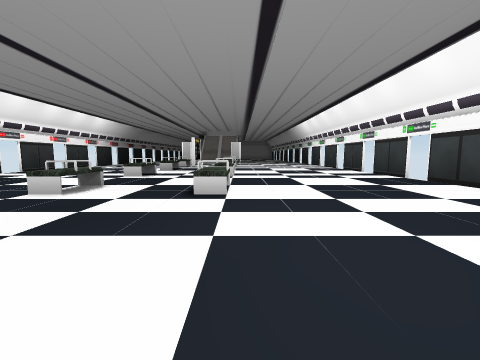
view 1 (above)

16 first-person views from a walk through a 3-D level made in the Unity game engine. The camera is 1.2 m above the floor, tilts 6° down and sees 90° across. The floor is counted in squares, 2 m on a side. Each view is taken from the middle of a square. On the plan, view 1 faces up. The plan holds only what a view shows up to about 9 squares ahead; the rest is blank. The place goes on beyond the plan. The player character is not drawn. Door leaves are left out, so doorways stand open. Some surface patterns are stand-ins.

view 2
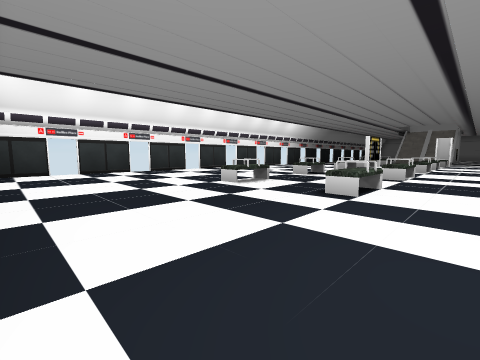

view 3
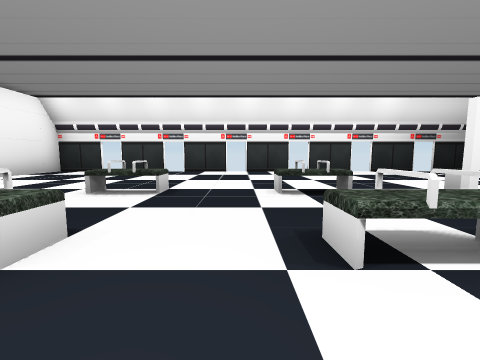

view 4
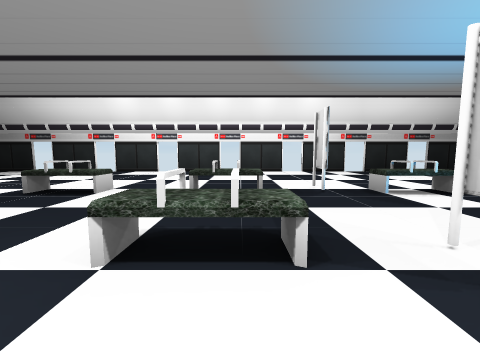

view 5
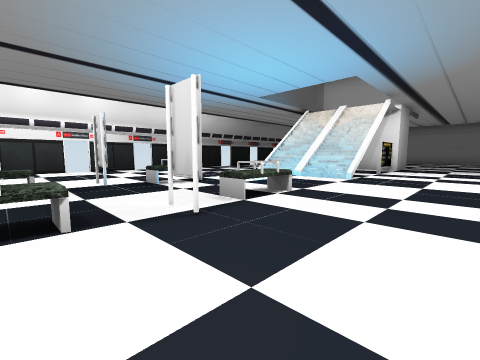

view 6
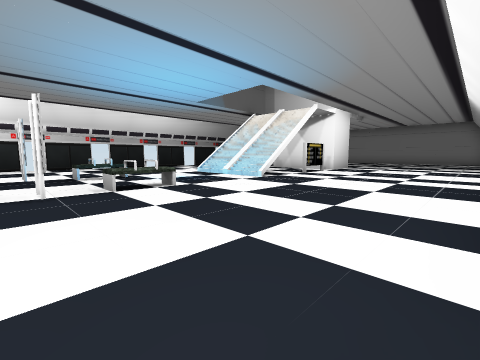

view 7
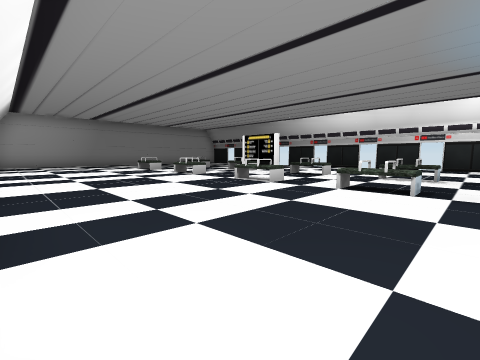

view 8
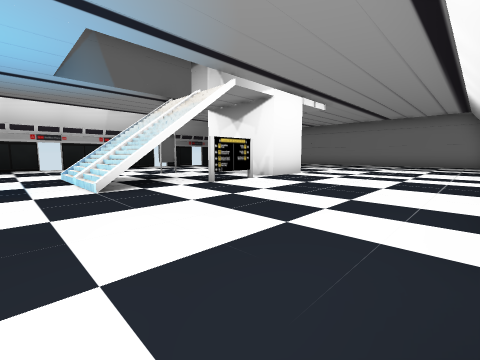

view 9
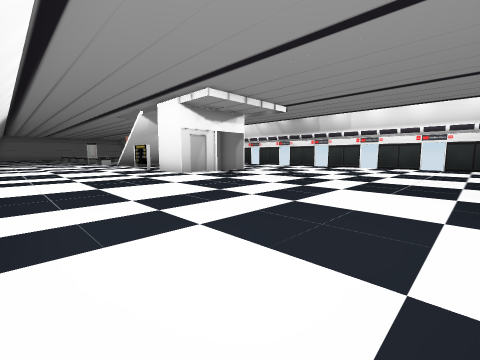

view 10
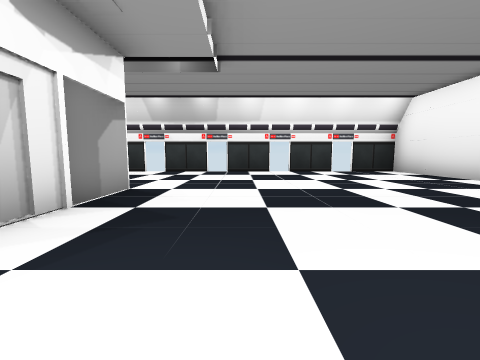

view 11
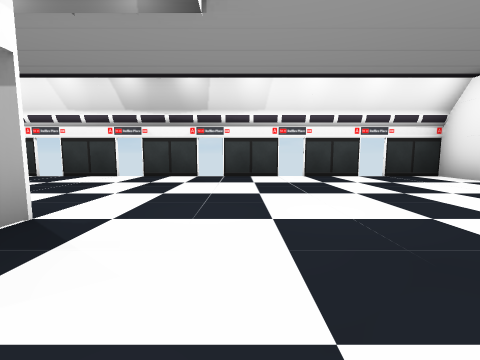

view 12
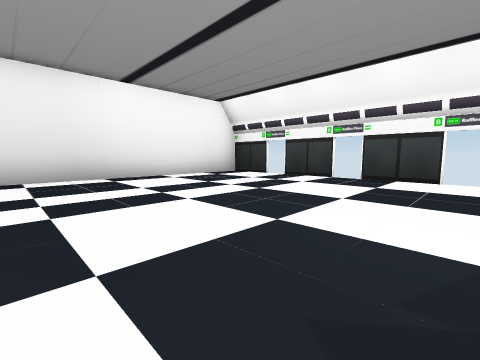

view 13
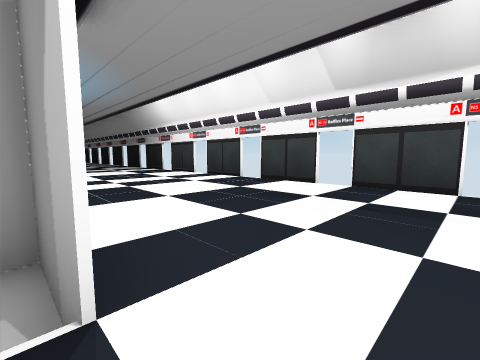

view 14
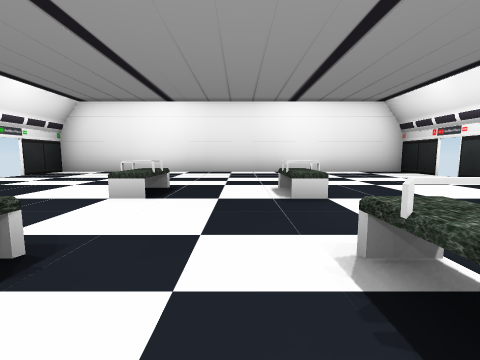

view 15
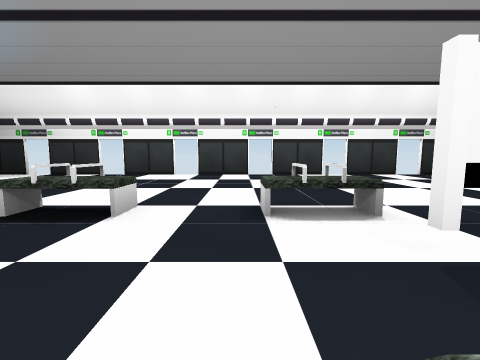

view 16
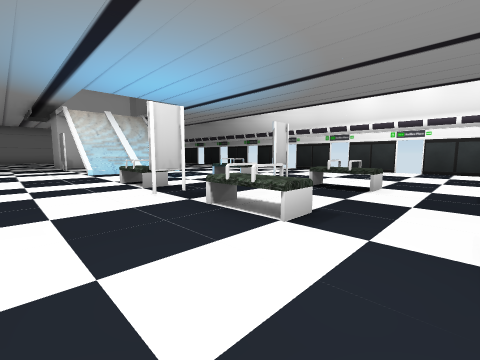

### Floor plan
Key: @ floor where view 1 was taken; # wall or solid block; . floor; / step, stairs or slope; D open door; O other object.
Columns run from 8 left of view 1 to 5 right of it. Each row starts with its distance up from view 1.
 33 ####  ########
 32 #............#
 31 D...........D
 30 D...........D
 29 D...........D
 28 D...........D
 27 #............#
 26 D...........D
 25 #....#/O.....
 24 D....##O....D
 23 #............
 22 D....O..#...D
 21 D....//#....D
 20 D....////...D
 19 D....////...D
 18 #............#
 17 D..... .....D
 16 #....O..O....#
 15 D...........D
 14 #....O..O....#
 13 D....O..O...D
 12 D ..........D
 11 D ..........D
 10 D....O#OO...D
  9 #.....#......#
  8 D...........D
  7 #....O..O....#
  6 D...........D
  5 #............#
  4 D....O..O...D
  3 D...........D
  2 D...........D
  1 D...........D
  0 #.......@....#
 -1 ##############

Where each view was taken, in squares from view 1:
view 1: 0 up, 0 right, facing up
view 2: 0 up, 1 right, facing up-left
view 3: 6 up, 1 right, facing left
view 4: 13 up, 1 right, facing left
view 5: 13 up, 2 right, facing up-left
view 6: 14 up, 4 right, facing up-left
view 7: 14 up, 4 right, facing down-left
view 8: 18 up, 4 right, facing up-left
view 9: 32 up, 4 right, facing down-left
view 10: 27 up, 1 right, facing left
view 11: 27 up, 1 left, facing left
view 12: 26 up, 2 left, facing up-right
view 13: 26 up, 3 left, facing down-left
view 14: 8 up, 2 left, facing down
view 15: 11 up, 3 left, facing right
view 16: 11 up, 5 left, facing up-right
